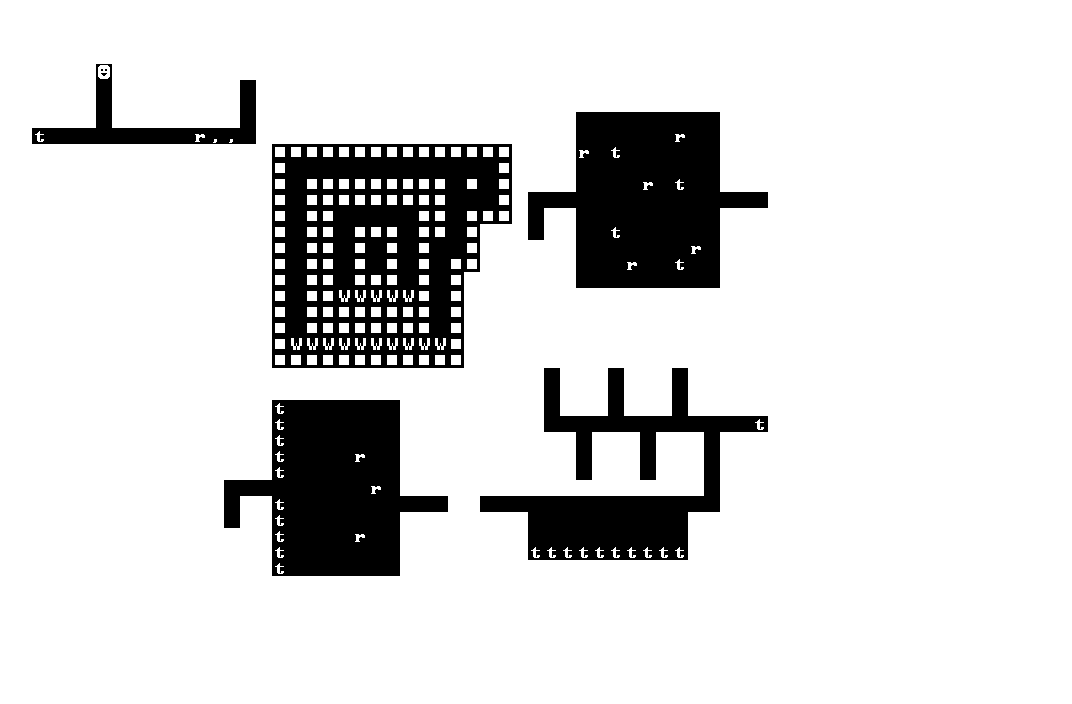

The image is a tile-based game level rendered from a .tmx file. Its description and source (layers, tilesets, objects; grid data summarised) follow:
An orthogonal 67x44 tile map with 16x16 px tiles, 1 tile layer (terrain), 3 hidden layers not drawn.

<map version="1.9" tiledversion="1.9.2" orientation="orthogonal" renderorder="right-down" width="67" height="44" tilewidth="16" tileheight="16" infinite="0" nextlayerid="6" nextobjectid="1">
 <editorsettings>
  <export format="csv" />
 </editorsettings>
 <tileset firstgid="1" source="tileset.tsx" />
 <layer id="1" name="terrain" width="67" height="44">
  <data>[2948 cells, 2948 non-empty, 8 distinct tile ids]</data>
 </layer>
 <layer id="4" name="wires" width="67" height="44" visible="0" opacity="0.6" tintcolor="#ffaaff">
  <data>[2948 cells, 0 non-empty, 0 distinct tile ids]</data>
 </layer>
 <layer id="2" name="mob" width="67" height="44" visible="0" tintcolor="#00ff00">
  <data>[2948 cells, 0 non-empty, 0 distinct tile ids]</data>
 </layer>
 <layer id="3" name="patrol" width="67" height="44" visible="0" tintcolor="#ff0000">
  <data>[2948 cells, 0 non-empty, 0 distinct tile ids]</data>
 </layer>
</map>
